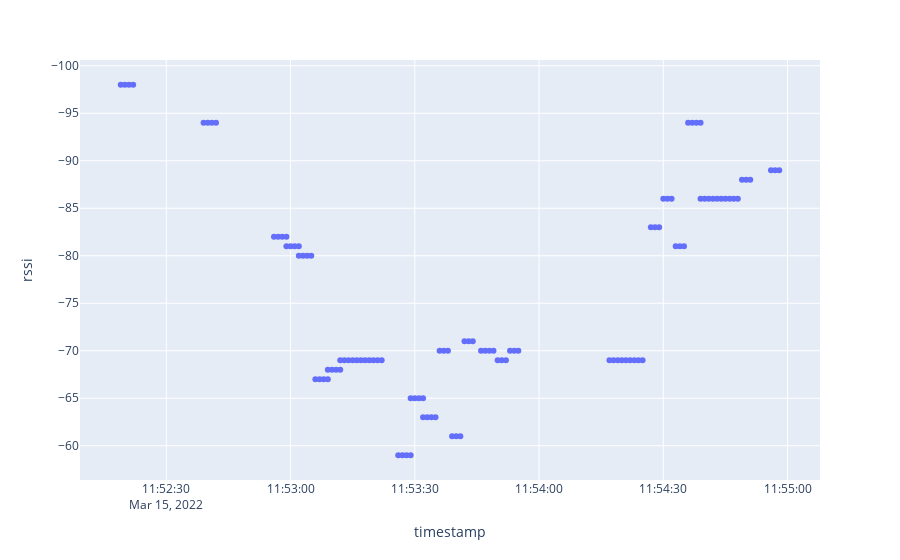

The notebook cell this image was saved under:
### Code cell
plot_bubbles(
    "SELECT * FROM LOG_LINES where timestamp between '2022-03-15 11:52:00' and '2022-03-15 11:55:00' GROUP BY timestamp, distance")
